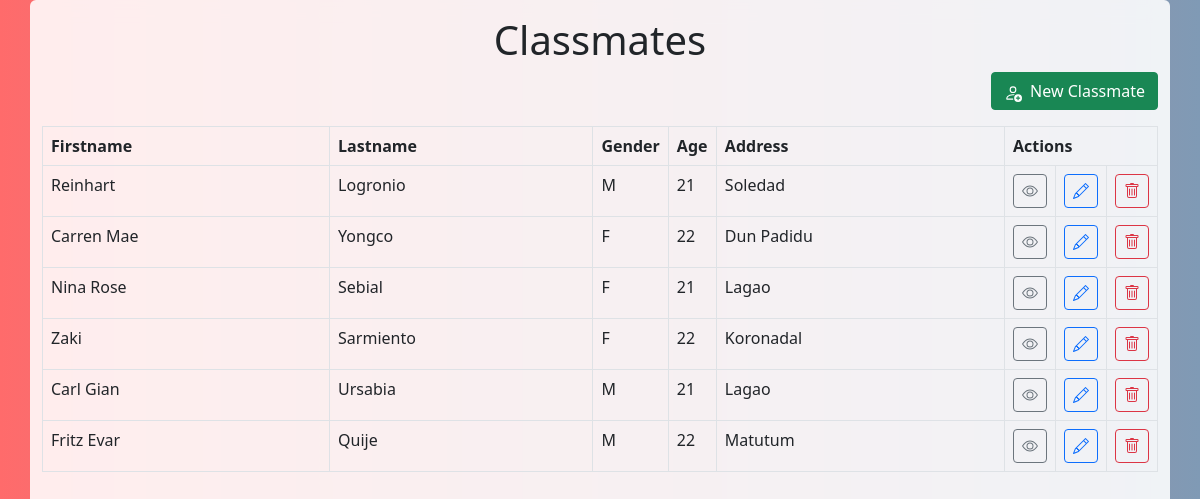
The page /classmate/ on the database its author committed.
### classmates/models.py (models this page shows, shortened)
class Classmate(models.Model):
    class Gender(models.TextChoices):
        MALE = 'M', 'Male'
        FEMALE = 'F', 'Female'
        OTHERS = 'O', 'Others'
    firstname = models.CharField(max_length=200)
    lastname = models.CharField(max_length=200)
    age = models.IntegerField()
    gender = models.CharField(max_length=1, choices=Gender.choices, default=Gender.MALE)
    address = models.CharField(max_length=256)

### classmates/views.py (the view)
# urls.py: path('', views.ClassmateList.as_view(), name='classmate_list'),
class ClassmateList(ListView):
    model = Classmate

### classmates/templates/classmates/classmate_list.html (shortened to what this page needs)
<html>
    <head>
        <link href="https://cdn.jsdelivr.net/npm/bootstrap@5.2.3/dist/css/bootstrap.min.css" rel="stylesheet">
    </head>
    <body class="bg-neon-purple-turquoise">
        <div class="container container-md min-vh-100 d-flex flex-column frosted-glass rounded rounded-2">
            <h1 class="text-center mt-3">Classmates</h1>
            <div class="d-flex justify-content-end">
                <a class="btn btn-success rounded-1" href="{% url "classmate_new" %}">
                    New Classmate
                </a>
            </div>
            <table class="table table-bordered mt-3">
                <thead>
                    <tr class="d-none d-lg-table-row">
                        <th class="d-none d-lg-table-cell">Firstname</th>
                        <th class="d-none d-lg-table-cell">Lastname</th>
                        <th class="gender">Gender</th>
                        <th class="age">Age</th>
                        <th>Address</th>
                        <th class="d-none d-lg-table-cell" colspan="3">Actions</th>
                    </tr>
                </thead>
                <tbody>
                    {% for classmate in object_list %}
                        <tr class="d-none d-lg-table-row row-hover-expand">
                            <td class="d-none d-lg-table-cell">{{ classmate.firstname }}</td>
                            <td class="d-none d-lg-table-cell">{{ classmate.lastname }}</td>
                            <td>{{ classmate.gender }}</td>
                            <td class="age">{{ classmate.age }}</td>
                            <td>{{ classmate.address }}</td>
                            <td class="d-none d-lg-table-cell cell-action">
                                <a class="btn btn-outline-secondary p-0 m-0 rounded-1 popover-view" href="{% url "classmate_view" classmate.id %}" data-bs-placement="top" data-bs-toggle="popover" data-bs-trigger="hover" data-bs-content="View">
                                </a>
                            </td>
                            <td class="d-none d-lg-table-cell cell-action">
                                <a class="btn btn-outline-primary p-0 m-0 rounded-1 popover-edit" href="{% url "classmate_edit" classmate.id %}" data-bs-placement="top" data-bs-toggle="popover" data-bs-trigger="hover" data-bs-content="Edit">
                                </a>
                            </td>
                            <td class="d-none d-lg-table-cell cell-action">
                                <a class="btn btn-outline-danger p-0 m-0 rounded-1 popover-delete" href="{% url "classmate_delete" classmate.id %}" data-bs-placement="top" data-bs-toggle="popover" data-bs-trigger="hover" data-bs-content="Delete">
                                </a>
                            </td>
                        </tr>
                    {% empty %}
                        <tr>
                            <td colspan="100%" class="text-center">No Classmates in the List</td>
                        </tr>
                    {% endfor %}
                </tbody>
            </table>
        </div>
    </body>
</html>

### classmates/templates/classmates/classmate_list.html (style rules this page uses)
* { box-sizing: border-box; animation: all 1s ease; }
table > tbody > tr > td { overflow-wrap: break-word; }
.frosted-glass { background-color: #ffffffe0; backdrop-filter: blur(10px); }
.cell-action { width: 36px; }
.gender { width: 4rem; overflow-wrap: break-word; }
.age { width: 3rem; overflow-wrap: break-word; }
.bg-neon-purple-turquoise { background: linear-gradient(90deg, #ff6b6b, #00c9ff); background-size: 200% 200%; animation: gradient 15s ease infinite; }

### rows shown on the page
Classmate: firstname "Reinhart", lastname "Logronio", gender "M", age "21", address "Soledad"
Classmate: firstname "Carren Mae", lastname "Yongco", gender "F", age "22", address "Dun Padidu"
Classmate: firstname "Nina Rose", lastname "Sebial", gender "F", age "21", address "Lagao"
Classmate: firstname "Zaki", lastname "Sarmiento", gender "F", age "22", address "Koronadal"
Classmate: firstname "Carl Gian", lastname "Ursabia", gender "M", age "21", address "Lagao"
Classmate: firstname "Fritz Evar", lastname "Quije", gender "M", age "22", address "Matutum"
